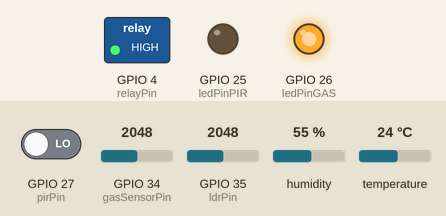
This sketch was run on a simulated ESP32. Shown: switched loads named in the sketch (green lamp = pin HIGH), output pins drawn as LEDs (lit = HIGH). Inputs (shaded band) come from the test bench; at power-on: GPIO 27 (pirPin) LOW, GPIO 34 (gasSensorPin) = 2048, GPIO 35 (ldrPin) = 2048, humidity 55 %, temperature 24 °C. WiFi joins after 1.5 s; servers stay silent unless stated; uploads are accepted with an empty reply; what the sketch prints to the serial monitor is not drawn.

Above: at 2.7 s.
2.8 s: GPIO 27 (pirPin) driven HIGH
At 4.0 s:
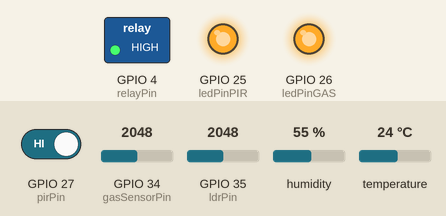
4.3 s: GPIO 34 (gasSensorPin) set to 3047
5.8 s: GPIO 34 (gasSensorPin) set to 3141
At 7.0 s:
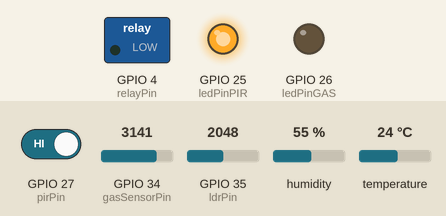
7.3 s: GPIO 27 (pirPin) driven LOW
At 8.5 s:
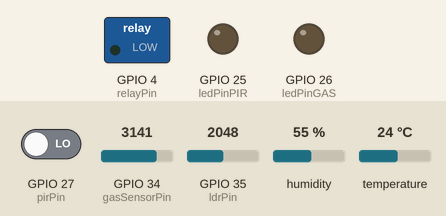
8.8 s: GPIO 34 (gasSensorPin) set to 2866
At 9.5 s:
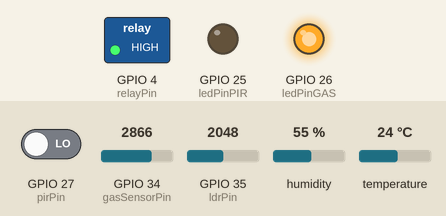
10.3 s: GPIO 34 (gasSensorPin) set to 3972
At 11.7 s:
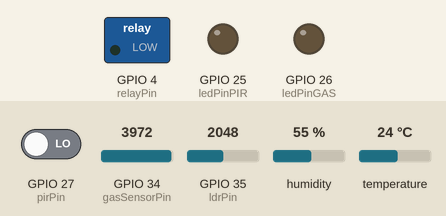
Timing chart, 0 to 12.8 s (numbered marks = the images above; inputs shaded):
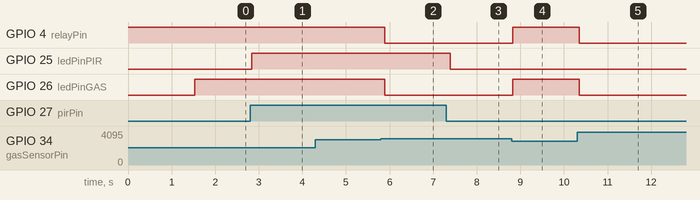

The sketch:

sketch_nov21a.ino
```cpp
#include <WiFi.h>
#include <HTTPClient.h>
#include <DHT.h>
#include <DHT_U.h>
#include <Adafruit_Sensor.h>

// --- 1. GLOBAL CONFIGURATION ---
const char* ssid = "ZTE Blade V50 Design";
const char* password = "123802813650";
const char* serverIp = "10.180.131.107";
const char* serverPath = "/esp32_data/post_data.php";

const long loggingInterval = 60000; // Log sensor values every 60 seconds (in ms)
unsigned long lastLogTime = 0;

// --- 2. PIN DEFINITIONS (Final Setup) ---
const int dhtPin = 5;           // DHT11 Data -> GPIO 5
const int pirPin = 27;          // PIR Data -> GPIO 27
const int ldrPin = 35;          // LDR Signal -> GPIO 35 (ADC)
const int gasSensorPin = 34;    // Gas Sensor A0 -> GPIO 34 (ADC)
const int relayPin = 4;         // Relay IN -> GPIO 4
const int ledPinPIR = 25;       // LED 1 -> GPIO 25 (PIR indicator)
const int ledPinGAS = 26;       // LED 2 -> GPIO 26 (Gas indicator)

// --- 3. SENSOR CALIBRATION PARAMETERS ---
// GAS SENSOR (MQ Series)
const float RL_VALUE = 10.0;
const float RO_CLEAN_AIR_VALUE = 9.8;
const float VCC_VOLTS = 3.3;
const int ADC_MAX = 4095;
const int safetyThresholdPPM = 15; // PPM threshold for gas alert

// DHT setup
#define DHTTYPE DHT11
DHT dht(dhtPin, DHTTYPE);

// Logic variables
int pirState = LOW; // Tracks motion state

// --- FUNCTION PROTOTYPES ---
void connectWiFi();
void sendData(String table, String data);
float getResistanceRatio(int rawADC);
float getPPM(float RsR0);


// --- 4. SETUP FUNCTION ---
void setup() {
  Serial.begin(115200);
  dht.begin();

  pinMode(relayPin, OUTPUT);
  pinMode(ledPinPIR, OUTPUT);
  pinMode(ledPinGAS, OUTPUT);

  digitalWrite(relayPin, HIGH); // Relay OFF by default
  digitalWrite(ledPinPIR, LOW);
  digitalWrite(ledPinGAS, LOW);

  pinMode(pirPin, INPUT_PULLUP);

  connectWiFi();
  Serial.println("\n--- Integrated System Armed ---");
}


// --- 5. MAIN LOOP ---
void loop() {
  if (WiFi.status() != WL_CONNECTED) {
    connectWiFi();
    return;
  }

  // --- READ ALL SENSORS ---
  float t = dht.readTemperature();
  float h = dht.readHumidity();
  int gasRaw = analogRead(gasSensorPin);
  int ldrVal = analogRead(ldrPin);
  int pirVal = digitalRead(pirPin);

  // GAS CALCULATION
  float RsR0 = getResistanceRatio(gasRaw);
  float ppm = getPPM(RsR0);

  // --- A. PIR SENSOR (Immediate Logging) ---
  if (pirVal == HIGH) {
    if (pirState == LOW) {
      pirState = HIGH;
      digitalWrite(ledPinPIR, HIGH);
      Serial.println("PIR: Motion Detected!");
      sendData("motion_logs", "motion=DETECTED");
    }
  } else {
    if (pirState == HIGH) {
      pirState = LOW;
      digitalWrite(ledPinPIR, LOW);
      Serial.println("PIR: Motion Clear.");
      sendData("motion_logs", "motion=CLEAR");
    }
  }

  // B. GAS/RELAY CONTROL (Immediate Control)
  if (ppm > safetyThresholdPPM) {
    digitalWrite(ledPinGAS, LOW); // LED 2 ON
    digitalWrite(relayPin, LOW);   // Relay ON
  } else {
    digitalWrite(ledPinGAS, HIGH);
    digitalWrite(relayPin, HIGH); // Relay OFF
  }

  // --- C. TIMED LOGGING (Every 60 seconds) ---
  if (millis() - lastLogTime >= loggingInterval) {
    lastLogTime = millis();

    // 1. DHT11
    if (!isnan(t) && !isnan(h)) {
        String data = "temperature=" + String(t, 2) + "&humidity=" + String(h, 2);
        sendData("dht_readings", data);
    }

    // 2. LDR
    String dataLDR = "ldr_value=" + String(ldrVal);
    sendData("ldr_readings", dataLDR);

    // 3. Gas Sensor (PPM Value)
    String dataGas = "ppm_value=" + String(ppm, 1);
    sendData("gas_readings", dataGas);

    // 4. Relay Status (Log current status)
    String relayStatus = (ppm > safetyThresholdPPM) ? "ON" : "OFF";
    sendData("relay_logs", "state=" + relayStatus);
  }

  delay(100);
}


// --- 6. CORE LOGIC AND HELPERS (Same as before) ---

// PPM CALCULATION
float getResistanceRatio(int rawADC) {
    if (rawADC == 0) return 0;
    float sensorVoltage = ((float)rawADC / ADC_MAX) * VCC_VOLTS;
    float RS = ((VCC_VOLTS / sensorVoltage) - 1) * RL_VALUE;
    return RS / RO_CLEAN_AIR_VALUE;
}

float getPPM(float RsR0) {
    // Placeholder formula - TUNE THIS
    if (RsR0 > 1.0) return 0.0;
    return pow(10, (log10(RsR0) * -1.8 + 0.3));
}

// WIFI CONNECTION (Unchanged)
void connectWiFi() {
  Serial.print("Connecting to ");
  Serial.println(ssid);
  WiFi.begin(ssid, password);

  while (WiFi.status() != WL_CONNECTED) {
    delay(500);
    Serial.print(".");
    if (millis() > 30000) {
        Serial.println("\nWiFi connection failed, please check credentials/hotspot.");
        break;
    }
  }

  if (WiFi.status() == WL_CONNECTED) {
    Serial.println("\nWiFi connected.");
    Serial.print("ESP32 IP address: ");
    Serial.println(WiFi.localIP());
  }
}

// UNIVERSAL DATA SENDER (Unchanged)
void sendData(String table, String data) {
  if (WiFi.status() == WL_CONNECTED) {
    HTTPClient http;
    String serverUrl = "http://" + String(serverIp) + String(serverPath) + "?table=" + table;

    http.begin(serverUrl);
    http.addHeader("Content-Type", "application/x-www-form-urlencoded");

    Serial.print("POST to " + table + ": ");
    Serial.println(data);

    int httpResponseCode = http.POST(data);

    if (httpResponseCode > 0) {
      Serial.print("Code: ");
      Serial.println(httpResponseCode);
      Serial.println("Resp: " + http.getString());
    } else {
      Serial.print("Error: ");
      Serial.println(httpResponseCode);
    }
    http.end();
  }
}
```

Measured:
- the behaviour switches between 3103 and 3104 on GPIO 34 (gasSensorPin) (found by bisection; images 1 and 2)
- after the input at 2.8 s, GPIO 25 (ledPinPIR): LOW → HIGH at once
- after the input at 4.3 s, every drawn part: stays the same
- after the input at 5.8 s, GPIO 4 (relayPin), GPIO 26 (ledPinGAS): HIGH → LOW after 0.09 s
- after the input at 7.3 s, GPIO 25 (ledPinPIR): HIGH → LOW after 0.10 s
- after the input at 8.8 s, GPIO 4 (relayPin), GPIO 26 (ledPinGAS): LOW → HIGH at once
- after the input at 10.3 s, GPIO 4 (relayPin), GPIO 26 (ledPinGAS): HIGH → LOW after 0.06 s
